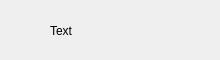
<?xml version="1.0" encoding="UTF-8"?>
<ui version="4.0">
 <class>CAlarmMessageDlg</class>
 <widget class="QDialog" name="CAlarmMessageDlg">
  <property name="geometry">
   <rect>
    <x>0</x>
    <y>0</y>
    <width>220</width>
    <height>60</height>
   </rect>
  </property>
  <property name="windowTitle">
   <string>Dialog</string>
  </property>
  <property name="styleSheet">
   <string notr="true"/>
  </property>
  <widget class="QLabel" name="lblText">
   <property name="geometry">
    <rect>
     <x>50</x>
     <y>10</y>
     <width>161</width>
     <height>41</height>
    </rect>
   </property>
   <property name="text">
    <string>Text</string>
   </property>
   <property name="wordWrap">
    <bool>true</bool>
   </property>
  </widget>
  <widget class="QLabel" name="img">
   <property name="geometry">
    <rect>
     <x>10</x>
     <y>15</y>
     <width>31</width>
     <height>31</height>
    </rect>
   </property>
   <property name="styleSheet">
    <string notr="true"/>
   </property>
   <property name="text">
    <string/>
   </property>
   <property name="pixmap">
    <pixmap resource="Resources.qrc">:/Resources/EventsIcons/notes-icon.png</pixmap>
   </property>
  </widget>
 </widget>
 <resources>
  <include location="Resources.qrc"/>
 </resources>
 <connections/>
</ui>
